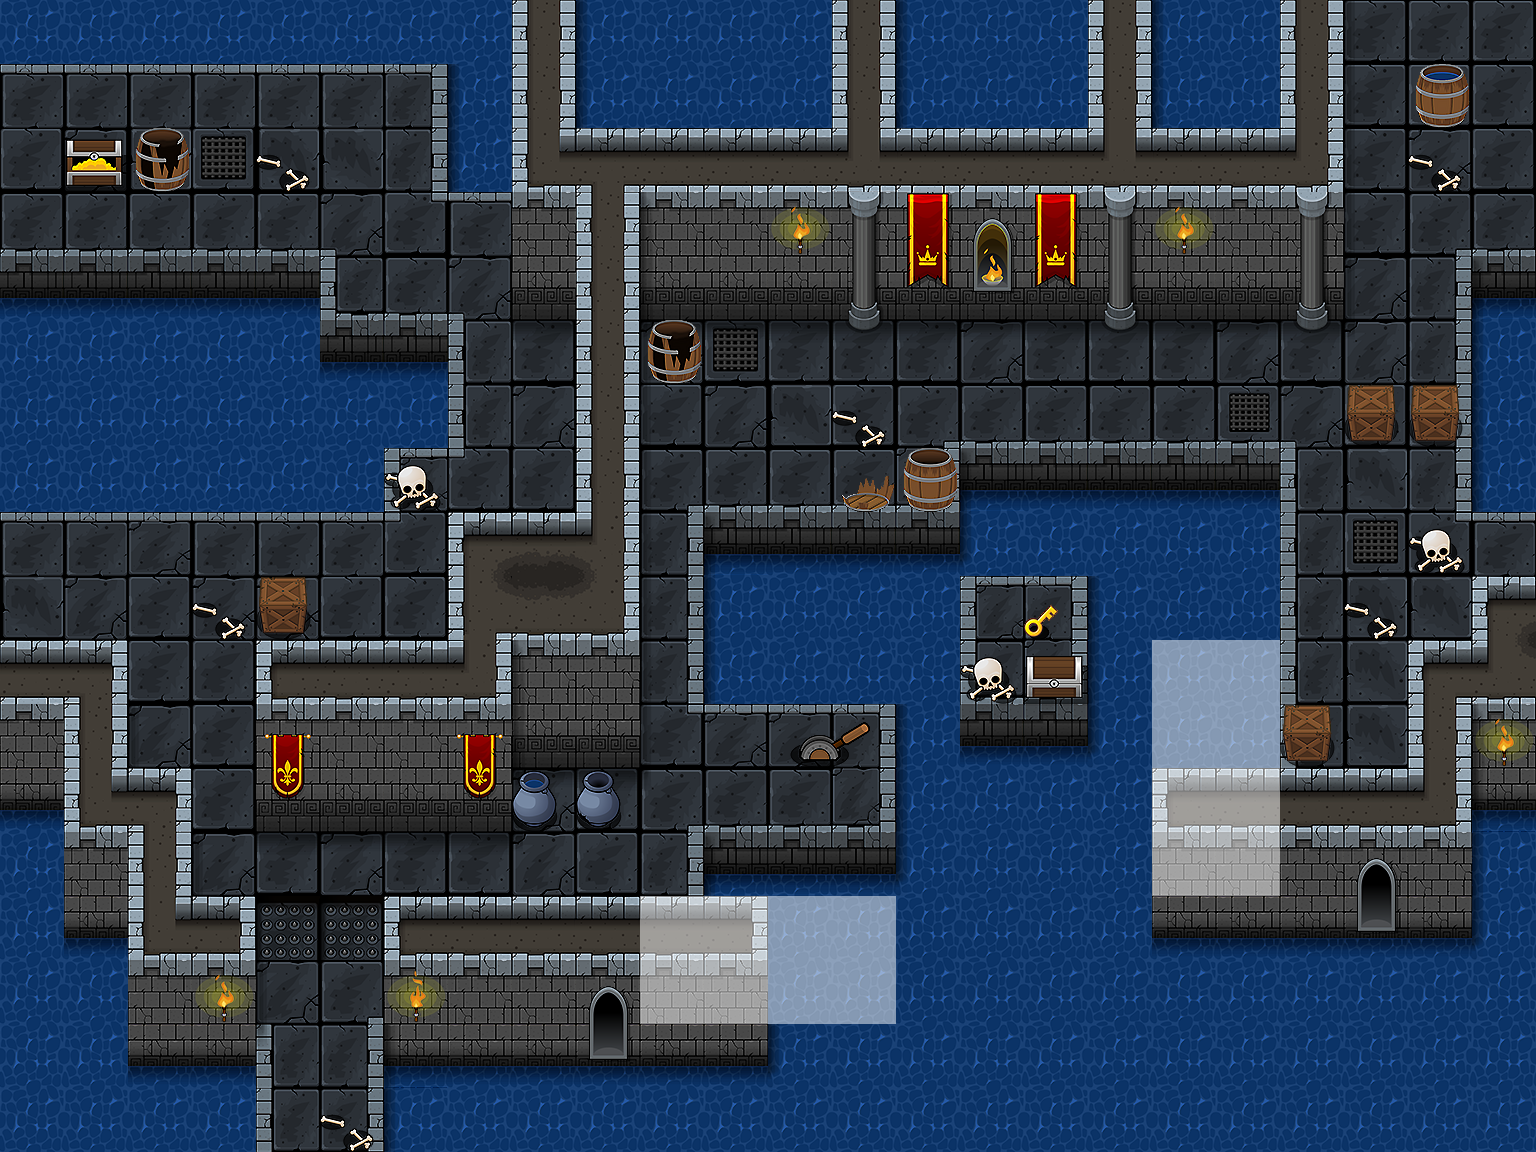

A level layout from a 2D game, rendered from its tile map. Below: a short description, then the map file with its tile-grid data intact:
An orthogonal 24x18 tile map with 64x64 px tiles, 4 tile layers (flour, blockLayer, drawLayer, onBlockLayer).

<map version="1.2" tiledversion="1.2.1" orientation="orthogonal" renderorder="right-down" width="24" height="18" tilewidth="64" tileheight="64" infinite="0" nextlayerid="5" nextobjectid="1">
 <tileset firstgid="1" name="tileSheets01-10" tilewidth="64" tileheight="64" tilecount="273" columns="13">
  <image source="tileSheet.png" width="832" height="1344" />
 </tileset>
 <layer id="1" name="flour" width="24" height="18">
  <data encoding="csv">
134,134,134,134,134,134,134,134,27,133,134,134,134,27,133,134,134,27,133,134,27,33,56,56,
96,96,96,96,96,96,119,133,27,133,134,134,134,27,133,134,134,27,133,134,27,33,56,56,
56,57,2684354616,58,2684354616,2684354616,81,133,74,52,5,5,5,39,5,5,5,39,5,3,75,33,57,56,
70,70,70,70,70,72,94,96,19,27,15,19,19,18,16,19,16,18,19,19,18,33,68,70,
145,145,145,145,145,131,70,72,32,27,28,32,32,31,29,32,29,31,32,32,31,20,81,82,
134,134,134,134,134,145,145,85,45,27,41,42,45,44,45,43,45,44,45,43,44,46,81,133,
134,134,134,134,134,134,134,85,57,27,33,57,2684354616,56,68,70,70,70,70,71,72,56,81,133,
134,134,134,134,134,134,118,98,56,27,68,70,70,70,132,82,145,145,145,145,85,2684354616,81,133,
96,96,97,96,96,96,98,9,10,100,81,82,145,145,145,146,134,134,134,134,85,58,94,96,
2684354616,57,56,57,57,56,56,114,36,37,81,133,134,134,134,118,119,133,134,134,85,2684354616,2684354616,9,
5,62,56,56,2,3,3,75,15,19,81,133,134,134,134,131,132,133,0,0,85,2684354616,61,103,
19,27,20,56,17,19,19,17,28,32,94,97,97,119,133,145,145,146,0,0,85,2684354616,27,15,
79,74,62,56,30,32,32,30,41,45,68,70,70,132,133,134,134,134,0,0,3,3,75,66,
134,19,27,20,45,43,45,45,46,56,81,82,83,145,146,134,134,134,0,0,19,19,19,133,
134,79,74,6,230,230,2,3,3,3,0,0,0,0,134,134,134,134,79,79,79,79,79,146,
134,134,19,19,72,68,19,19,19,19,0,0,0,0,134,134,134,134,134,134,134,134,134,134,
134,134,79,79,85,81,66,79,79,79,79,79,146,134,134,134,134,134,134,134,134,134,134,134,
134,134,134,134,85,81,133,134,134,134,134,134,134,134,134,134,134,134,134,134,134,134,134,134
</data>
 </layer>
 <layer id="2" name="blockLayer" width="24" height="18">
  <data encoding="csv">
0,0,0,0,0,0,0,0,0,0,0,0,0,0,0,0,0,0,0,0,0,0,0,0,
0,0,0,0,0,0,0,0,0,0,0,0,0,0,0,0,0,0,0,0,0,0,0,0,
0,0,0,0,0,0,0,0,0,0,0,0,0,0,0,0,0,0,0,0,0,0,0,0,
0,0,0,0,0,0,0,0,0,0,0,0,0,0,0,0,0,0,0,0,0,0,0,0,
0,0,0,0,0,0,0,0,0,0,0,0,0,0,0,0,0,0,0,0,0,0,0,0,
0,0,0,0,0,0,0,0,0,0,0,0,0,0,0,0,0,0,0,0,0,0,0,0,
0,0,0,0,0,0,0,0,0,0,0,0,0,0,0,0,0,0,0,0,0,0,0,0,
0,0,0,0,0,0,0,0,0,0,0,0,0,0,0,0,0,0,0,0,0,0,0,0,
0,0,0,0,0,0,0,0,0,0,0,0,0,0,0,0,0,0,0,0,0,0,0,0,
0,0,0,0,0,0,0,0,0,0,0,0,0,0,0,0,0,0,0,0,0,0,0,0,
0,0,0,0,0,0,0,0,0,0,0,0,0,0,0,0,0,0,0,0,0,0,0,0,
0,0,0,0,0,0,0,0,0,0,0,0,0,0,0,0,0,0,0,0,0,0,0,0,
0,0,0,0,0,0,0,0,0,0,0,0,0,0,0,0,0,0,0,0,0,0,0,0,
0,0,0,0,0,0,0,0,0,0,0,0,0,0,0,0,0,0,0,0,0,0,0,0,
0,0,0,0,0,0,0,0,0,0,0,0,0,0,0,0,0,0,0,0,0,0,0,0,
0,0,0,0,0,0,0,0,0,0,0,0,0,0,0,0,0,0,0,0,0,0,0,0,
0,0,0,0,0,0,0,0,0,0,0,0,0,0,0,0,0,0,0,0,0,0,0,0,
0,0,0,0,0,0,0,0,0,0,0,0,0,0,0,0,0,0,0,0,0,0,0,0
</data>
 </layer>
 <layer id="3" name="drawLayer" width="24" height="18">
  <data encoding="csv">
0,0,0,0,0,0,0,0,0,0,0,0,0,0,0,0,0,0,0,0,0,0,0,0,
0,0,0,0,0,0,0,0,0,0,0,0,0,0,0,0,0,0,0,0,0,0,0,0,
0,0,0,0,0,0,0,0,0,0,0,0,0,0,0,0,0,0,0,0,0,0,0,0,
0,0,0,0,0,0,0,0,0,0,0,0,0,0,0,0,0,0,0,0,0,0,0,0,
0,0,0,0,0,0,0,0,0,0,0,0,0,0,0,0,0,0,0,0,0,0,0,0,
0,0,0,0,0,0,0,0,0,0,0,0,0,0,0,0,0,0,0,0,0,0,0,0,
0,0,0,0,0,0,0,0,0,0,0,0,0,0,0,0,0,0,0,0,0,0,0,0,
0,0,0,0,0,0,0,0,0,0,0,0,0,0,0,0,0,0,0,0,0,0,0,0,
0,0,0,0,0,0,0,0,0,0,0,0,0,0,0,0,0,0,0,0,0,0,0,0,
0,0,0,0,0,0,0,0,0,0,0,0,0,0,0,0,0,0,0,0,0,0,0,0,
0,0,0,0,0,0,0,0,0,0,0,0,0,0,0,0,0,0,268,268,0,0,0,0,
0,0,0,0,0,0,0,0,0,0,0,0,0,0,0,0,0,0,268,268,0,0,0,0,
0,0,0,0,0,0,0,0,0,0,0,0,0,0,0,0,0,0,264,265,0,0,0,0,
0,0,0,0,0,0,0,0,0,0,0,0,0,0,0,0,0,0,270,270,0,0,0,0,
0,0,0,0,0,0,0,0,0,0,265,266,268,268,0,0,0,0,0,0,0,0,0,0,
0,0,0,0,0,0,0,0,0,0,270,270,268,268,0,0,0,0,0,0,0,0,0,0,
0,0,0,0,0,0,0,0,0,0,0,0,0,0,0,0,0,0,0,0,0,0,0,0,
0,0,0,0,0,0,0,0,0,0,0,0,0,0,0,0,0,0,0,0,0,0,0,0
</data>
 </layer>
 <layer id="4" name="onBlockLayer" width="24" height="18">
  <data encoding="csv">
0,0,0,0,0,0,0,0,0,0,0,0,0,0,0,0,0,0,0,0,0,0,0,0,
0,0,0,0,0,0,0,0,0,0,0,0,0,0,0,0,0,0,0,0,0,0,236,0,
0,164,238,0,180,0,0,0,0,0,0,0,0,0,0,0,0,0,0,0,0,0,180,0,
0,0,0,0,0,0,0,0,0,0,0,0,191,0,0,204,0,0,191,0,0,0,0,0,
0,0,0,0,0,0,0,0,0,0,0,0,0,0,0,217,0,0,0,0,0,0,0,0,
0,0,0,0,0,0,0,0,0,0,238,0,0,0,0,0,0,0,0,0,0,0,0,0,
0,0,0,0,0,0,0,0,0,0,0,0,0,180,0,0,0,0,0,0,0,169,169,0,
0,0,0,0,0,0,179,0,0,0,109,0,0,241,237,0,0,0,0,0,0,0,0,0,
0,0,0,0,0,0,0,0,0,0,109,0,0,0,0,0,0,0,0,0,0,0,179,0,
0,0,0,180,169,0,0,0,0,0,109,0,0,0,0,0,181,0,0,0,0,180,0,0,
0,0,0,0,0,0,0,0,0,0,109,0,0,0,0,179,166,0,0,0,0,0,0,0,
0,0,0,0,0,0,0,0,0,0,109,0,254,255,0,0,0,0,0,0,169,0,0,191,
0,0,0,0,0,0,0,0,177,178,122,0,0,0,0,0,0,0,0,0,0,0,0,0,
0,0,0,0,0,0,0,0,0,0,0,0,0,0,0,0,0,0,0,0,0,208,0,0,
0,0,0,0,0,0,0,0,0,0,0,0,0,0,0,0,0,0,0,0,0,221,0,0,
0,0,0,191,20,0,193,0,0,208,0,0,0,0,0,0,0,0,0,0,0,0,0,0,
0,0,0,0,122,0,0,0,0,221,0,0,0,0,0,0,0,0,0,0,0,0,0,0,
0,0,0,0,0,180,0,0,0,0,0,0,0,0,0,0,0,0,0,0,0,0,0,0
</data>
 </layer>
</map>
